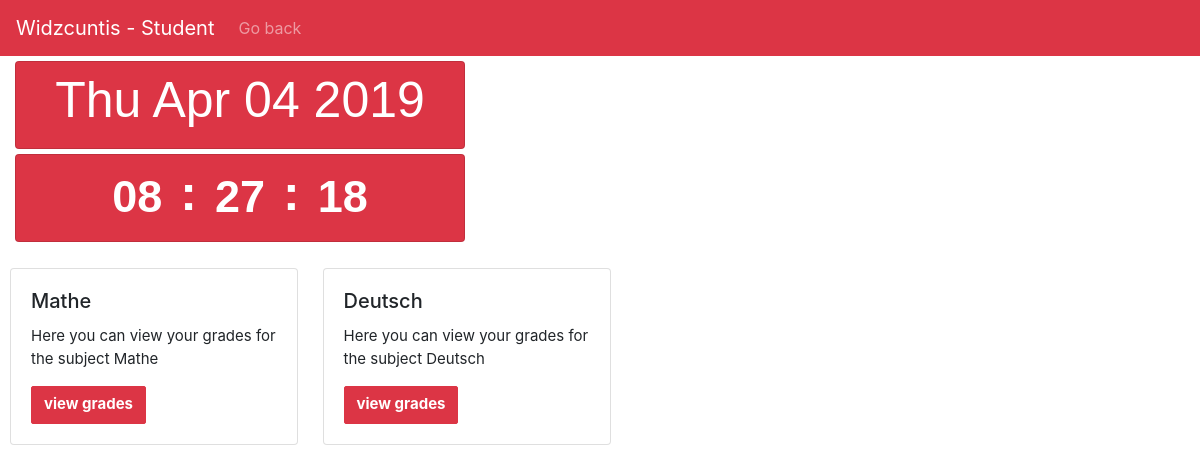
The page /users/home/logged_s/1 (signed in) on the database as committed earlier.
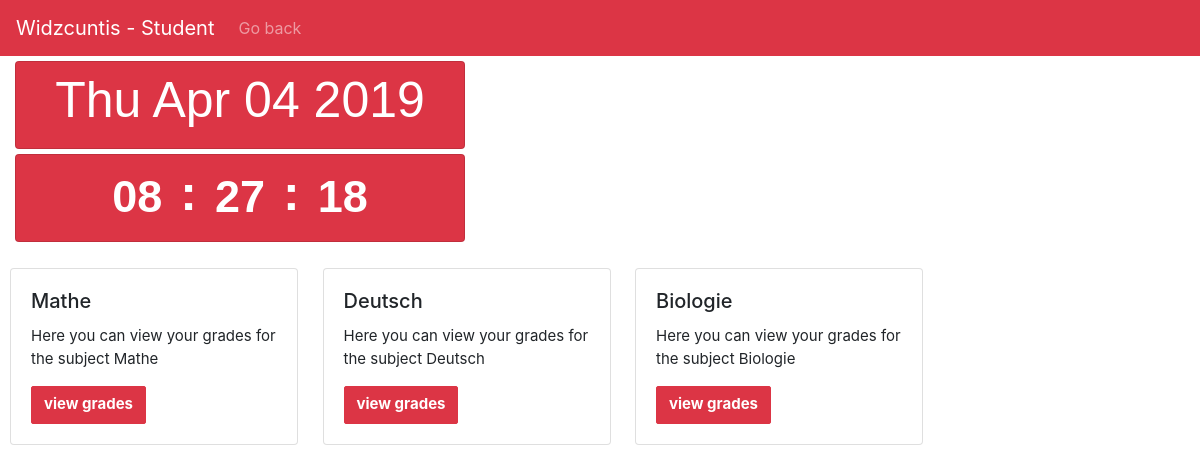
The same page on the database as committed later.
### school/models.py (models this page shows, shortened)
class Stusu(models.Model):
    subject = models.ForeignKey(Subject, on_delete=models.CASCADE)
    student = models.ForeignKey(Student, on_delete=models.CASCADE)
    class Meta:
        verbose_name="Students with Subject"

class Subject(models.Model):
    name = models.CharField(max_length=200)

### users/views.py (the view)
# urls.py: path('home/logged_s/<int:pk>', views.StudentHome.as_view(), name='StudentHome'),
class StudentHome(generic.ListView):
    template_name='student_home.html'
    context_object_name='stusu_list'
    def get_queryset(self):
        pk=self.kwargs['pk']
        if(self.request.user.is_authenticated):
            user=  self.request.user
        authorized=False
        for i in Student.objects.all():
            if(i.id==pk and i.user.id==user.id):
                authorized=True
        s=[]
        if(authorized==False):
            return s
        for i in Stusu.objects.all():
            stusu=False
            for j in Subject.objects.all():
                if(j.id==i.subject.id and i.student.id == pk):
                    stusu=True
            if(stusu):
                s.append(i)
                stusu=False
        return s

### templates/student_home.html (shortened to what this page needs)
{% extends 'base.html' %}
{% load bootstrap4 %}
{% block content %}
{% if stusu_list %}
<nav class="navbar navbar-expand-lg navbar-dark bg-danger">
    <a class="navbar-brand" href="{% url 'BackHome' %}">Widzcuntis - Student</a>
    <div class="collapse navbar-collapse" id="navbarText">
      <ul class="navbar-nav">
        <li class="nav-item">
          <a class="nav-link" href="{% url 'BackHome' %}">Go back</a>
        </li>
      </ul>
    </div>
  </nav>
  <div class="col-md-3 container">
    <div class="card width=75 bg-danger text-white rounded datee">
      <h2 class="card-title text-center">
      <div class="d-flex flex-wrap justify-content-center mt-2">
        <p id="demo" class="datum"></p>
      </div>
    </div>
  <div class="card width=75 bg-danger text-white rounded clock">
    <h3 class="card-title text-center">
    <div class="d-flex flex-wrap justify-content-center mt-2">
     <a><span class="badge hours"></span></a> <p class="colon">:</p>
     <a><span class="badge min"></span></a> <p class="colon">:</p>
     <a><span class="badge sec"></span></a>
    </div>
    </h3>
  </div>
  </div>
    {% for stusu in stusu_list %}
    <div class="card cardgrade" style="width: 18rem;">
        <div class="card-body">
          <h5 class="card-title">{{ stusu.subject.name  }}</h5>
          <p class="card-text">Here you can view your grades for the subject {{ stusu.subject.name  }}</p>
          <a href="{% url 'StudentSubject' stusu.id %}" class="btn btn-danger">view grades</a>
        </div>
    </div>
{% endfor %}
{% else %}
    <p>There are no entries or you are not authorized.</p>
    <a href="{% url 'BackHome' %}">Go Home</a>
{% endif %}
{% endblock %}

Rows that differ between the two databases and show on the page:
added Stusu: subject.name "Biologie"
